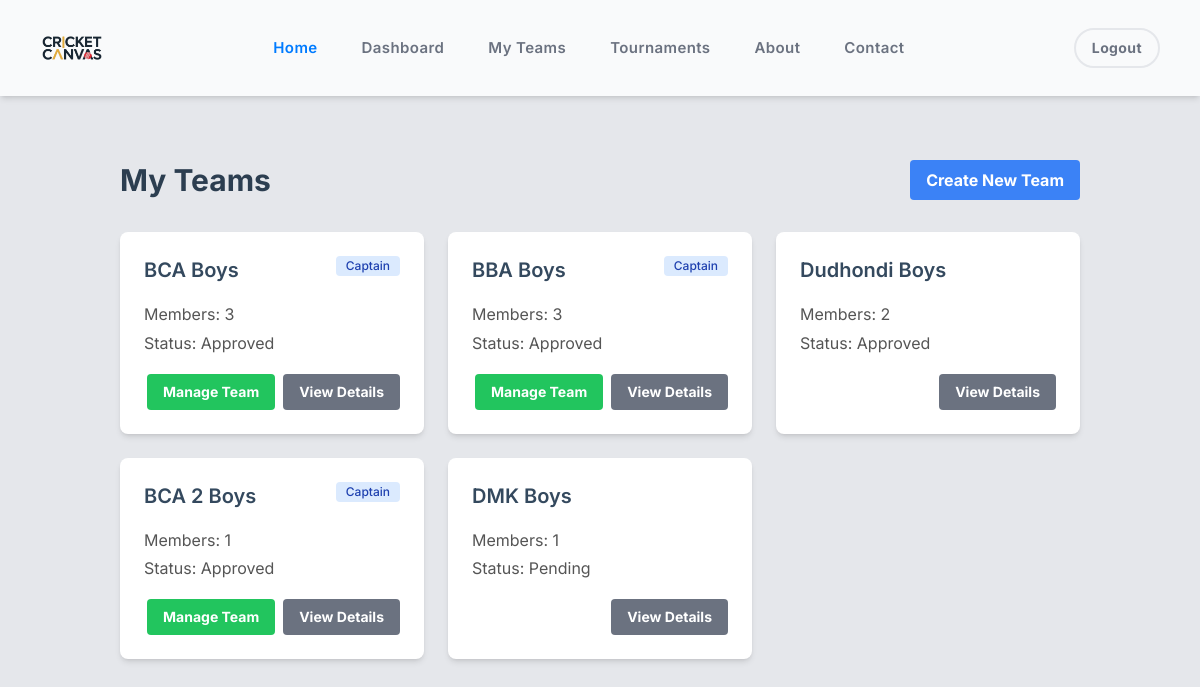
Page /teams/view.php (signed in) on the committed database.
### tables this page shows
CREATE TABLE `team_members` (
  `team_id` int(11) NOT NULL,
  `user_id` int(11) NOT NULL,
  `join_date` timestamp NOT NULL DEFAULT current_timestamp(),
  `status` enum('pending','approved','rejected') DEFAULT 'pending'
);

CREATE TABLE `teams` (
  `team_id` int(11) NOT NULL,
  `team_name` varchar(100) NOT NULL,
  `captain_id` int(11) DEFAULT NULL,
  `created_at` timestamp NOT NULL DEFAULT current_timestamp(),
  `logo` varchar(255) DEFAULT NULL,
  `home_ground` varchar(100) DEFAULT NULL,
  `city` varchar(50) DEFAULT NULL,
  `established_date` date DEFAULT NULL,
  `description` text DEFAULT NULL,
  `contact_email` varchar(100) DEFAULT NULL,
  `contact_phone` varchar(20) DEFAULT NULL,
  `max_members` int(11) DEFAULT 15,
  `team_status` enum('active','inactive') DEFAULT 'active'
);

### teams/view.php (the view, shortened to what this page needs)
<?php
require_once '../includes/header.php';
$stmt = $pdo->prepare("
    SELECT t.*,
           tm.status as member_status,
           (t.captain_id = ?) as is_captain,
           (SELECT COUNT(*) FROM team_members WHERE team_id = t.team_id AND status = 'approved') as member_count
    FROM teams t
    JOIN team_members tm ON t.team_id = tm.team_id
    WHERE tm.user_id = ?
");
$stmt->execute([$_SESSION['user_id'], $_SESSION['user_id']]);
$teams = $stmt->fetchAll();
?>
<div class="container mx-auto px-4 py-8">
    <div class="flex justify-between items-center mb-8">
        <h1 class="text-3xl font-bold">My Teams</h1>
        <a href="<?php echo BASE_URL; ?>/teams/create.php"
           class="bg-blue-500 hover:bg-blue-700 text-white font-bold py-2 px-4 rounded">
            Create New Team
        </a>
    </div>
    <div class="grid grid-cols-1 md:grid-cols-2 lg:grid-cols-3 gap-6">
        <?php foreach ($teams as $team): ?>
            <div class="bg-white rounded-lg shadow-md p-6">
                <div class="flex justify-between items-start mb-4">
                    <h2 class="text-xl font-semibold"><?php echo htmlspecialchars($team['team_name']); ?></h2>
                    <?php if ($team['is_captain']): ?>
                        <span class="bg-blue-100 text-blue-800 text-xs font-medium px-2.5 py-0.5 rounded">Captain</span>
                    <?php endif; ?>
                </div>
                <div class="text-gray-600 mb-4">
                    <p>Members: <?php echo $team['member_count']; ?></p>
                    <p>Status: <?php echo ucfirst($team['member_status']); ?></p>
                </div>
                <div class="flex justify-end space-x-2">
                    <?php if ($team['is_captain']): ?>
                        <a href="<?php echo BASE_URL; ?>/teams/manage.php?team_id=<?php echo $team['team_id']; ?>"
                           class="bg-green-500 hover:bg-green-700 text-white font-bold py-2 px-4 rounded text-sm">
                            Manage Team
                        </a>
                    <?php endif; ?>
                    <a href="<?php echo BASE_URL; ?>/teams/details.php?team_id=<?php echo $team['team_id']; ?>"
                       class="bg-gray-500 hover:bg-gray-700 text-white font-bold py-2 px-4 rounded text-sm">
                        View Details
                    </a>
                </div>
            </div>
        <?php endforeach; ?>
    </div>
</div>

### assets/css/style.css (style rules this page uses)
* { margin: 0; box-sizing: border-box; font-family: "Inter", serif; }
body { font-family: "Inter", serif; }
body { background-color: #f8f9fa; }
h1 { color: #2c3e50; font-weight: bold; }
h2 { color: #34495e; margin-bottom: 20px; font-size: 24px; }
p { color: #555; line-height: 1.8; }

### rows in the picture
team_members: team.team_name "BCA Boys", shows "Captain", member_count "3", status "Approved"
team_members: team.team_name "BBA Boys", shows "Captain", member_count "3", status "Approved"
team_members: team.team_name "Dudhondi Boys", member_count "2", status "Approved"
team_members: team.team_name "BCA 2 Boys", shows "Captain", member_count "1", status "Approved"
team_members: team.team_name "DMK Boys", member_count "1", status "Pending"
